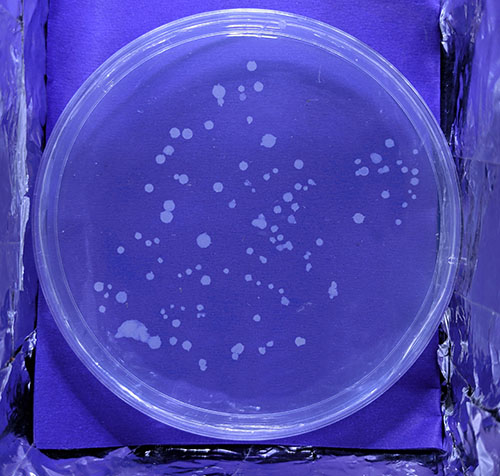
#> input picture THESIS_ECOLI/Final Testing/Sample 5 ~100 coliform.jpg, 500 x 476 px
$ python test.py   (older library calls are emulated)
#> lines starting #> are read from the running program, lines starting #| are printed output that depends on the picture; after the words box and inside, x2 and y2 are one past the last pixel; in counts of white or black regions, pixels touching at a corner belong together
# Import packages.
from skimage.feature import peak_local_max
from skimage.morphology import watershed
from scipy import ndimage
import numpy as np
import argparse
import cv2

sampleNum=5

# Load the image.
image = cv2.imread("Sample 5 ~100 coliform.jpg")
#> image is the input picture: shape (476, 500, 3); mean B, G, R 178.4, 70.1, 74.7
rad=240

# Resize, image sample is too big.
(y,x)=image.shape[:2]
#> y = 476; x = 500
xNew=700
yNew=int(xNew*(y/x))
#> yNew = 666
image = cv2.resize(image,(xNew,yNew))
#> image: shape (666, 700, 3)
inputImg=image.copy()
cv2.imshow("Input", image)

# Create mask
(y,x)=image.shape[:2]
#> y = 666; x = 700
(yC,xC)=y//2,x//2
#> yC = 333; xC = 350
mask=np.zeros((y,x),dtype="uint8")

cv2.circle(mask,(xC,yC),rad,(255),-1)
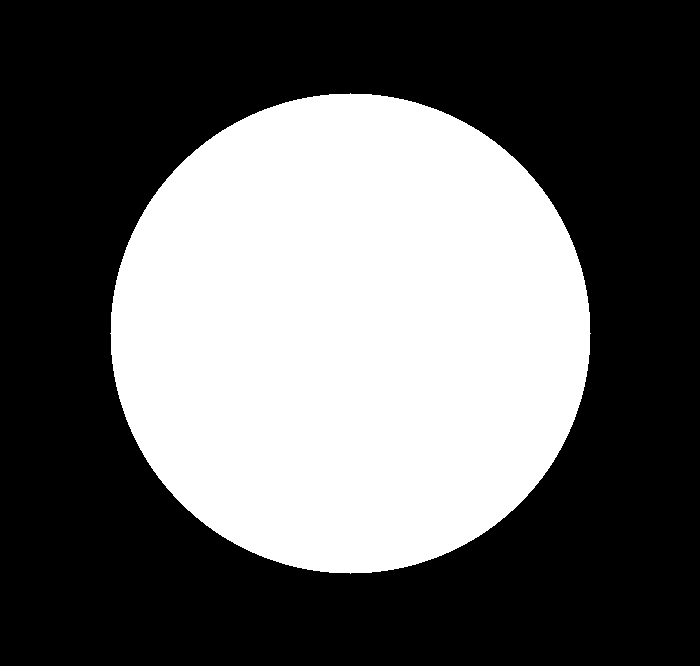
#> mask: shape (666, 700); 38.8% white; 1 white region, box (x1, y1, x2, y2) and area: (110, 93, 591, 574) 180917
cv2.imshow("Mask",mask)

masked=cv2.bitwise_and(image,image,mask=mask)
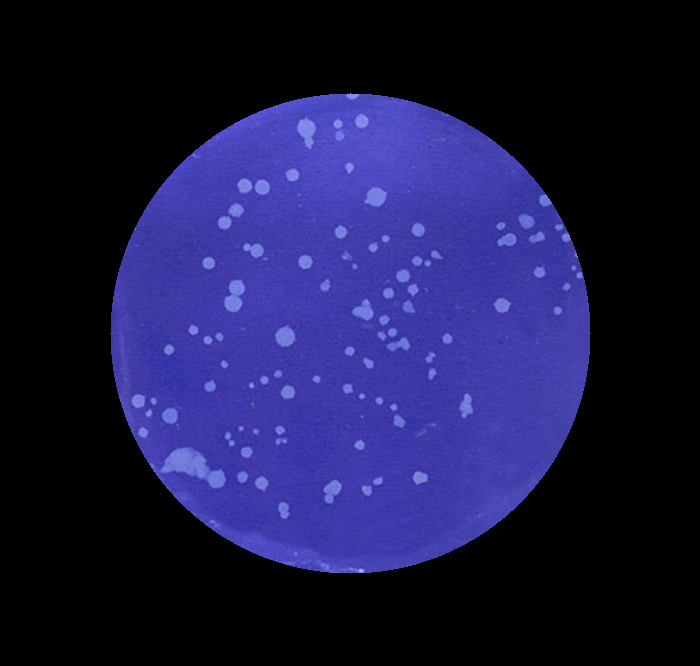
#> masked: shape (666, 700, 3); mean B, G, R 68.3, 25.1, 26.6
#masked[masked==0]=255

cv2.imshow("Masked",masked)

# Convert to grayscale, blur it
# then apply Otsu's thresholding
gray = cv2.cvtColor(masked, cv2.COLOR_BGR2GRAY)
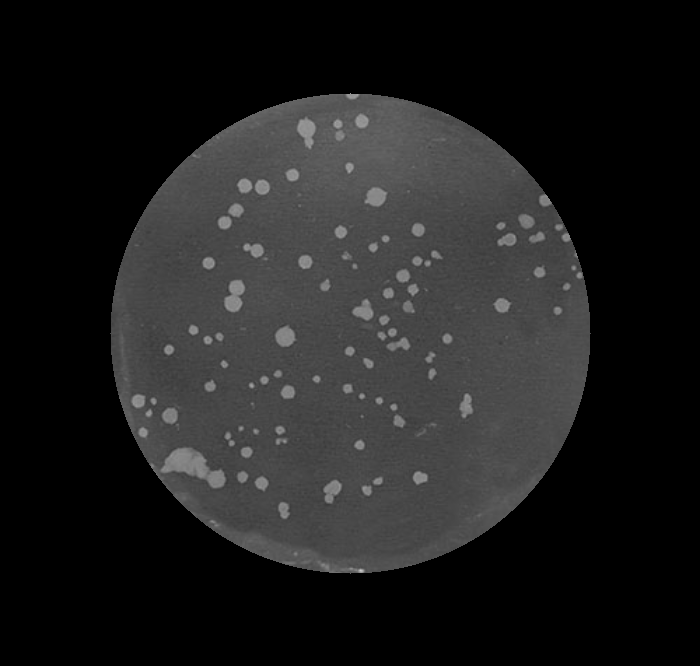
#> gray: shape (666, 700); min 0, max 204, mean 30.5
blurred=cv2.GaussianBlur(gray,(3,3),0)
cv2.imshow("Blurred", blurred)


thresh = cv2.threshold(blurred, 110, 255,
	cv2.THRESH_BINARY)[1]
#> thresh: shape (666, 700); 1.9% white; 101 white regions (15 under 20 px), largest, box (x1, y1, x2, y2) and area: (161, 448, 225, 488) 1113, (225, 280, 245, 312) 418, (297, 118, 316, 149) 364
threshCopy=thresh.copy()
cv2.imshow("Thresh",thresh)

#thresh=cv2.erode(thresh,None,iterations=1)
# Compute the exact Euclidean distance from every binary
# Pixel to the nearest zero pixel, then find peaks in this
# distance map
D = ndimage.distance_transform_edt(thresh)
localMax = peak_local_max(D, indices=False, min_distance=5,
	labels=thresh)
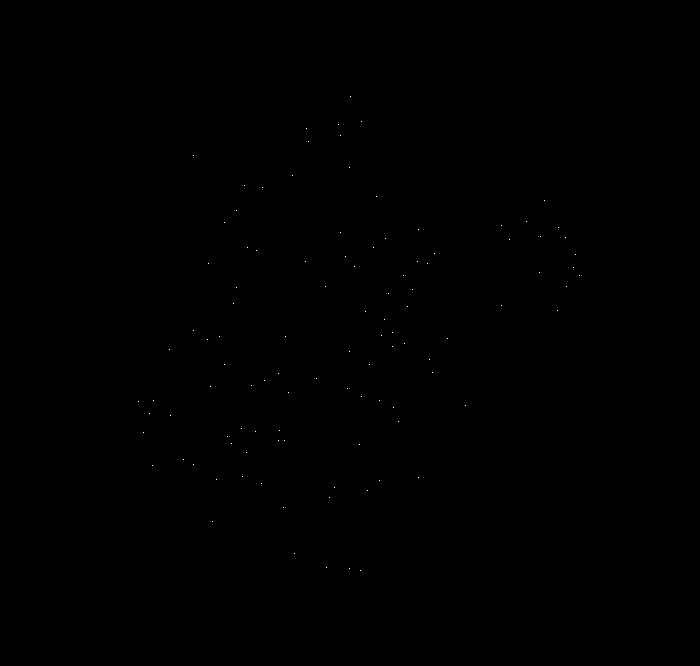
#> localMax: shape (666, 700) bool; 0.02% white in thin lines or dots, all inside (x1, y1, x2, y2) = (138, 96, 580, 571)

# Perform a connected component analysis on the local peaks,
# Using 8-connectivity, then appy the Watershed algorithm
markers = ndimage.label(localMax, structure=np.ones((3, 3)))[0]
#> markers: shape (666, 700) int32; 109 distinct labels, from 0 to 108
labels = watershed(-D, markers, mask=thresh)
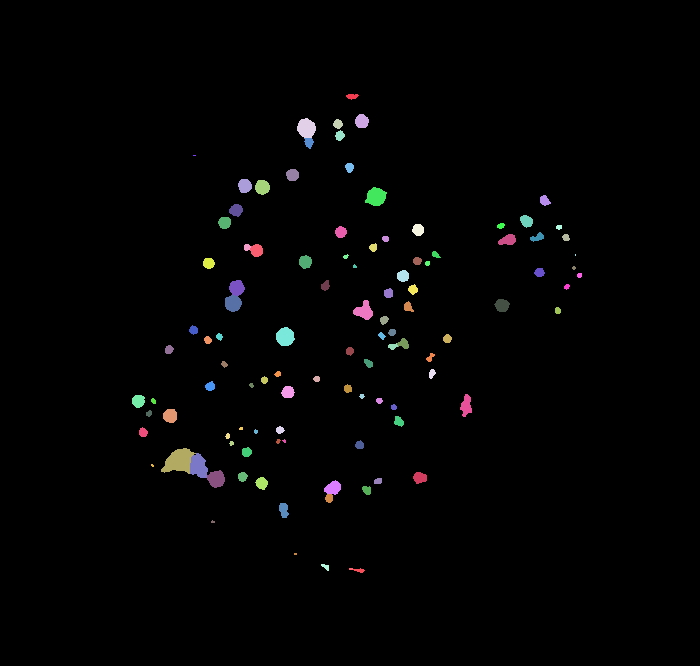
#> labels: shape (666, 700) int32; 109 distinct labels, from 0 to 108; one colour per label, 0 black
print("[INFO] {} unique segments found".format(len(np.unique(labels)) - 1))
#| [INFO] 108 unique segments found

# Loop over the unique labels returned by the Watershed
# algorithm
for label in np.unique(labels):
	# If the label is zero, we are examining the 'background'
	# so simply ignore it
	if label == 0:
		continue

	# Otherwise, allocate memory for the label region and draw
	# it on the maskq
	mask = np.zeros(gray.shape, dtype="uint8")
	mask[labels == label] = 255

	# Detect contours in the mask and grab the largest one
	cnts = cv2.findContours(mask.copy(), cv2.RETR_EXTERNAL,
		cv2.CHAIN_APPROX_SIMPLE)[-2]
	c = max(cnts, key=cv2.contourArea)

	# Draw a circle enclosing the object
	((x, y), r) = cv2.minEnclosingCircle(c)
	cv2.circle(image, (int(x), int(y)), int(r), (0, 0, 255), 2)
#> this loop made 109 passes
#> (x, y, r) on passes 2, 3, 4, 5, 6, 7, 9, 10, 11, 12, 13, 14: (352, 95.5, 6.02), (361.5, 120.7, 7.18), (337.5, 123.5, 4.74), (306, 128, 10.3), (339, 135, 5.1), (307.5, 142.7, 5.86), (349, 167.3, 4.77), (292, 174.5, 6.5), (244.2, 185.5, 7.25), (261.9, 186.5, 7.58), (375.5, 197, 11.63), (545, 200, 5.83)
#> (cnts, x, y, r) on passes 19, 31, 42: (1 contour, all with area under 20, 558.5, 226.5, 2.92), (1 contour, all with area under 20, 345.5, 256, 2.69), (1 contour, all with area under 20, 566.5, 286.5, 2.92)
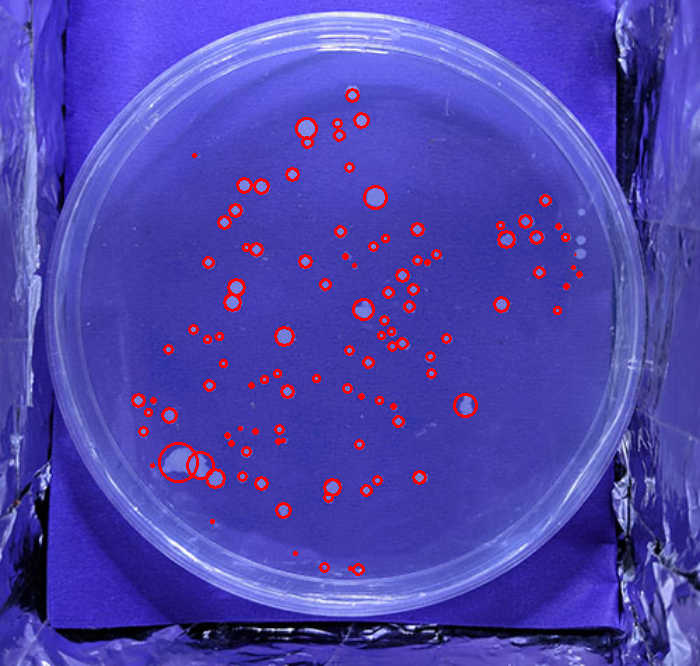
#> image: shape (666, 700, 3); mean B, G, R 174.4, 68.1, 77.7
#> mask: shape (666, 700); 0.01% white; 1 white region, box (x1, y1, x2, y2) and area: (353, 568, 365, 573) 33
	#cv2.putText(image, "#{}".format(label), (int(x) - 10, int(y)),
	#	cv2.FONT_HERSHEY_SIMPLEX, 0.6, (0, 0, 255), 2)


cv2.putText(image,"Colony Count: %s"%(len(np.unique(labels)) - 1),(10,image.shape[0]-45),cv2.FONT_HERSHEY_PLAIN,
            3,(0,0,255),3)
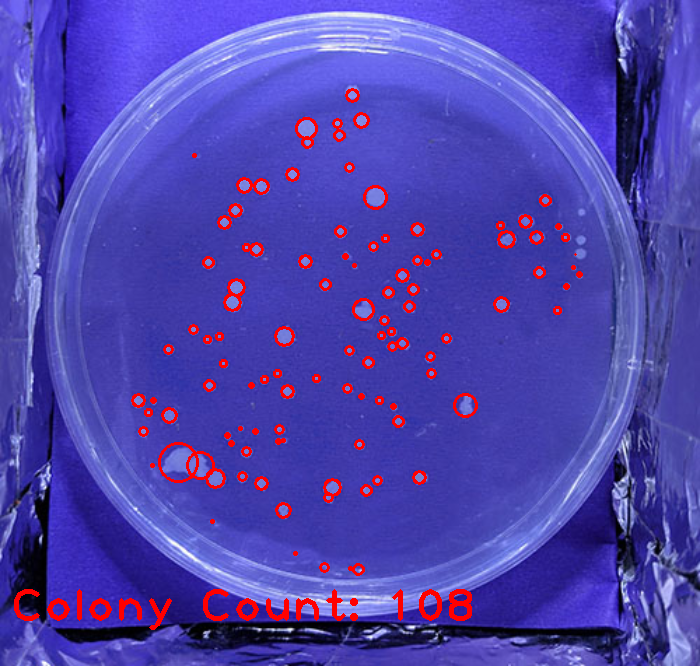
#> image: shape (666, 700, 3); 0.85% of pixels changed, all inside (x1, y1, x2, y2) = (14, 589, 472, 630)

# Show the output image
cv2.imshow("Output", image)


cv2.imwrite("input"+str(sampleNum)+".jpg",inputImg)
cv2.imwrite("threshold"+str(sampleNum)+".jpg",threshCopy)
cv2.imwrite("output"+str(sampleNum)+".jpg",image)


cv2.waitKey(0)
cv2.destroyAllWindows()

$ run again, with THESIS_ECOLI/Final Testing/Sample 4 ~25 Coliform.jpg copied over THESIS_ECOLI/Final Testing/Sample 5 ~100 coliform.jpg
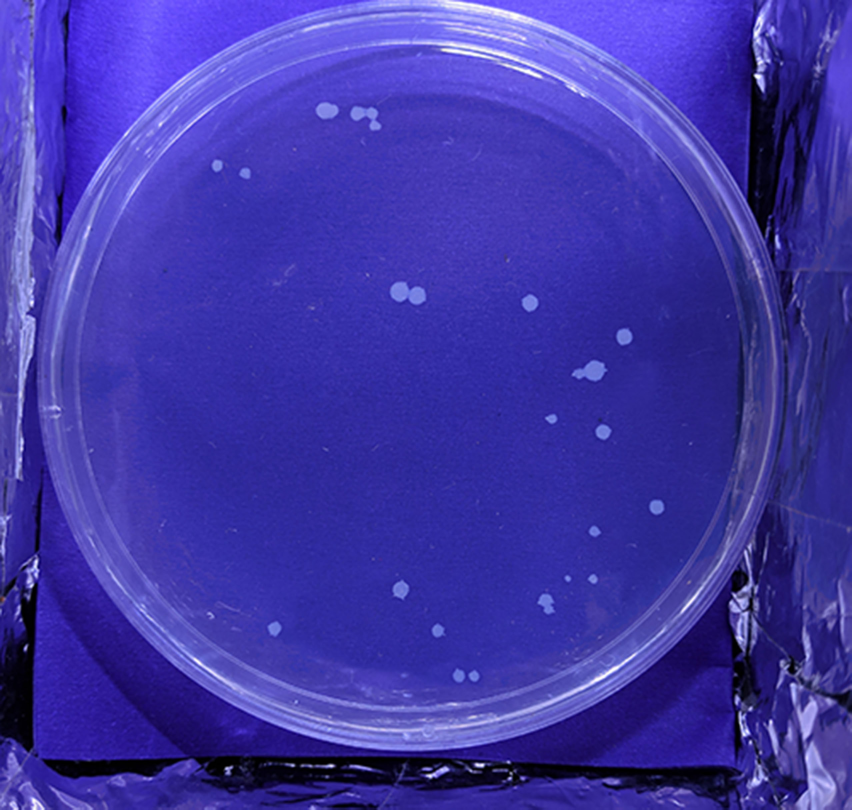
#> input picture THESIS_ECOLI/Final Testing/Sample 4 ~25 Coliform.jpg, 2556 x 2428 px (shown at 1/3 size)
#> image is the input picture: shape (2428, 2556, 3); mean B, G, R 165.5, 54.8, 63.5
#> `cv2.circle(mask,(xC,yC),rad,(255),-1)`:
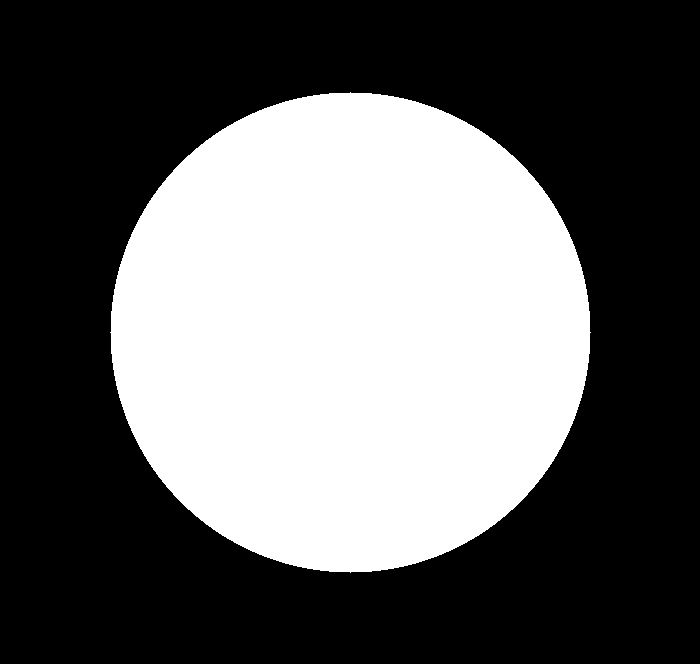
#> mask: shape (664, 700); 38.9% white; 1 white region, box (x1, y1, x2, y2) and area: (110, 92, 591, 573) 180917
#> thresh: shape (664, 700); 0.35% white; 21 white regions (5 under 20 px), largest, box (x1, y1, x2, y2) and area: (321, 232, 349, 249) 333, (471, 296, 497, 312) 238, (429, 242, 442, 255) 120
#> localMax: shape (664, 700) bool; 0% white in thin lines or dots, all inside (x1, y1, x2, y2) = (204, 103, 540, 570)
#> markers: shape (664, 700) int32; 24 distinct labels, from 0 to 23
#> labels: shape (664, 700) int32; 24 distinct labels, from 0 to 23
#| [INFO] 23 unique segments found
#> the loop `for label in np.unique(labels): # If the label is zero, we are examini..` made 24 passes
#> (x, y, r) on passes 2, 4, 5, 6, 7, 8, 9, 10: (307.6, 101.9, 4.89), (328.2, 238.7, 7.67), (342, 242, 7.21), (434.9, 248.1, 6.22), (512.1, 275.8, 6.07), (487.4, 303.1, 8.63), (475, 306.5, 4.03), (452.5, 343, 3.64)
#> `cv2.putText(image,"Colony Count: %s"%(len(np.unique(labels)) - 1),(10,..`:
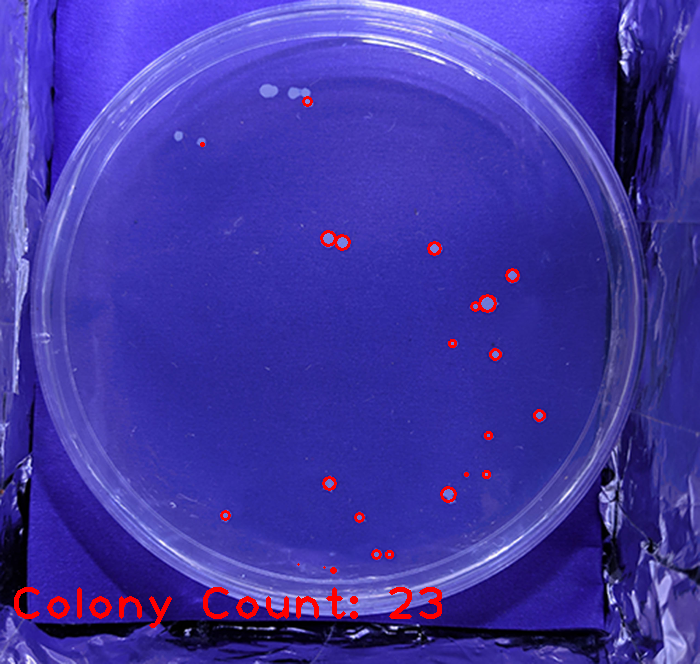
#> image: shape (664, 700, 3); mean B, G, R 163.4, 53.9, 65.5

$ run again, with THESIS_ECOLI/Final Testing/Sample 2 5 Coliform.jpg copied over THESIS_ECOLI/Final Testing/Sample 5 ~100 coliform.jpg
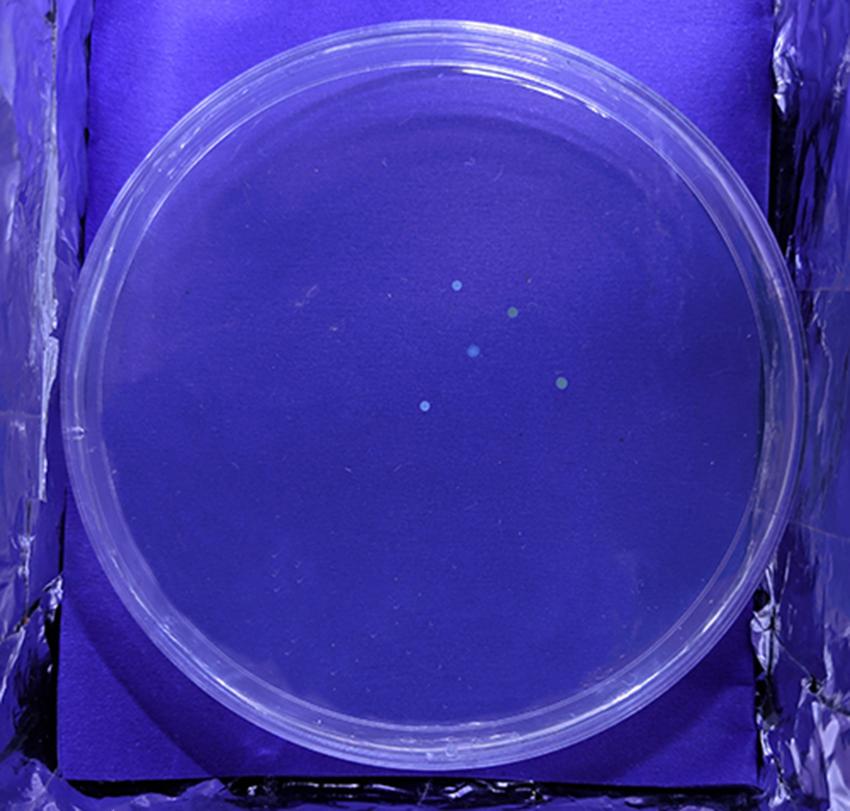
#> input picture THESIS_ECOLI/Final Testing/Sample 2 5 Coliform.jpg, 2550 x 2433 px (shown at 1/3 size)
#> image is the input picture: shape (2433, 2550, 3); mean B, G, R 167.1, 54.7, 63.7
#> `cv2.circle(mask,(xC,yC),rad,(255),-1)`:
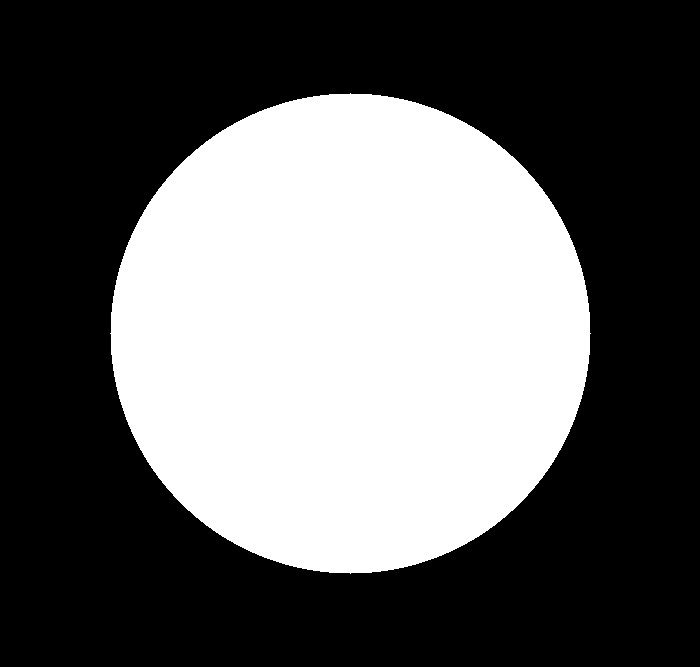
#> mask: shape (667, 700); 38.7% white; 1 white region, box (x1, y1, x2, y2) and area: (110, 93, 591, 574) 180917
#> thresh: shape (667, 700); 0.03% white; 6 white regions (4 under 20 px), largest, box (x1, y1, x2, y2) and area: (373, 231, 380, 239) 43, (346, 330, 353, 338) 41
#> localMax: shape (667, 700) bool; 0% white in thin lines or dots, all inside (x1, y1, x2, y2) = (349, 234, 465, 334)
#> markers: shape (667, 700) int32; 6 distinct labels, from 0 to 5
#> labels: shape (667, 700) int32; 6 distinct labels, from 0 to 5
#| [INFO] 5 unique segments found
#> the loop `for label in np.unique(labels): # If the label is zero, we are examini..` made 6 passes
#> (x, y, r) on passes 2, 4, 6: (375.7, 234.4, 3.65), (389.1, 289, 2.14), (349.5, 333.5, 3.54)
#> `cv2.putText(image,"Colony Count: %s"%(len(np.unique(labels)) - 1),(10,..`:
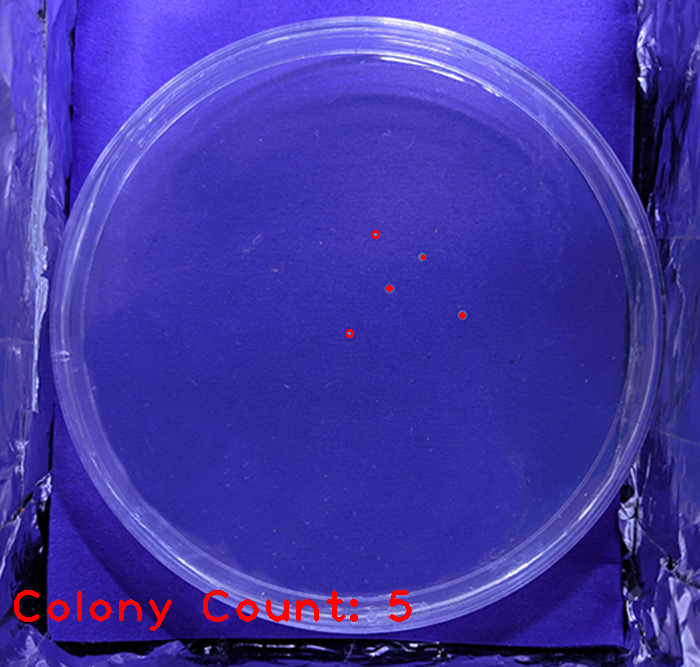
#> image: shape (667, 700, 3); mean B, G, R 165.8, 54.2, 65
